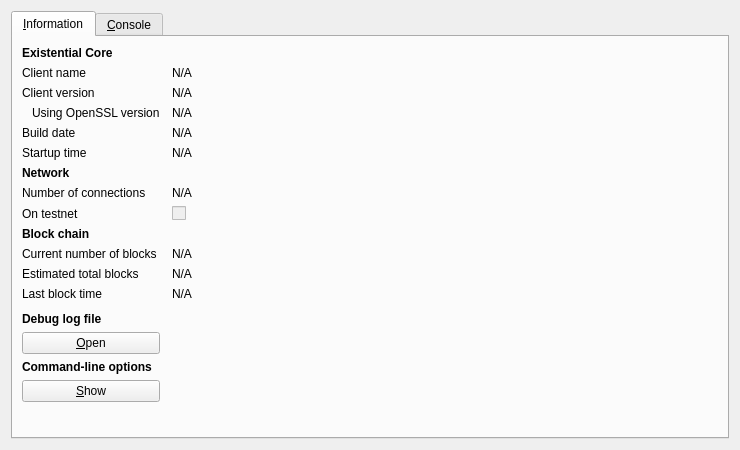
<?xml version="1.0" encoding="UTF-8"?>
<ui version="4.0">
 <class>RPCConsole</class>
 <widget class="QDialog" name="RPCConsole">
  <property name="geometry">
   <rect>
    <x>0</x>
    <y>0</y>
    <width>740</width>
    <height>450</height>
   </rect>
  </property>
  <property name="windowTitle">
   <string>Existential - Debug window</string>
  </property>
  <layout class="QVBoxLayout" name="verticalLayout_2">
   <item>
    <widget class="QTabWidget" name="tabWidget">
     <property name="currentIndex">
      <number>0</number>
     </property>
     <widget class="QWidget" name="tab_info">
      <attribute name="title">
       <string>&amp;Information</string>
      </attribute>
      <layout class="QGridLayout" name="gridLayout" columnstretch="0,1">
       <property name="horizontalSpacing">
        <number>12</number>
       </property>
       <item row="0" column="0">
        <widget class="QLabel" name="label_9">
         <property name="font">
          <font>
           <weight>75</weight>
           <bold>true</bold>
          </font>
         </property>
         <property name="text">
          <string>Existential Core</string>
         </property>
        </widget>
       </item>
       <item row="1" column="0">
        <widget class="QLabel" name="label_5">
         <property name="text">
          <string>Client name</string>
         </property>
        </widget>
       </item>
       <item row="1" column="1">
        <widget class="QLabel" name="clientName">
         <property name="cursor">
          <cursorShape>IBeamCursor</cursorShape>
         </property>
         <property name="text">
          <string>N/A</string>
         </property>
         <property name="textFormat">
          <enum>Qt::PlainText</enum>
         </property>
         <property name="textInteractionFlags">
          <set>Qt::LinksAccessibleByMouse|Qt::TextSelectableByKeyboard|Qt::TextSelectableByMouse</set>
         </property>
        </widget>
       </item>
       <item row="2" column="0">
        <widget class="QLabel" name="label_6">
         <property name="text">
          <string>Client version</string>
         </property>
        </widget>
       </item>
       <item row="2" column="1">
        <widget class="QLabel" name="clientVersion">
         <property name="cursor">
          <cursorShape>IBeamCursor</cursorShape>
         </property>
         <property name="text">
          <string>N/A</string>
         </property>
         <property name="textFormat">
          <enum>Qt::PlainText</enum>
         </property>
         <property name="textInteractionFlags">
          <set>Qt::LinksAccessibleByMouse|Qt::TextSelectableByKeyboard|Qt::TextSelectableByMouse</set>
         </property>
        </widget>
       </item>
       <item row="3" column="0">
        <widget class="QLabel" name="label_14">
         <property name="text">
          <string>Using OpenSSL version</string>
         </property>
         <property name="indent">
          <number>10</number>
         </property>
        </widget>
       </item>
       <item row="3" column="1">
        <widget class="QLabel" name="openSSLVersion">
         <property name="cursor">
          <cursorShape>IBeamCursor</cursorShape>
         </property>
         <property name="text">
          <string>N/A</string>
         </property>
         <property name="textFormat">
          <enum>Qt::PlainText</enum>
         </property>
         <property name="textInteractionFlags">
          <set>Qt::LinksAccessibleByMouse|Qt::TextSelectableByKeyboard|Qt::TextSelectableByMouse</set>
         </property>
        </widget>
       </item>
       <item row="4" column="0">
        <widget class="QLabel" name="label_12">
         <property name="text">
          <string>Build date</string>
         </property>
        </widget>
       </item>
       <item row="4" column="1">
        <widget class="QLabel" name="buildDate">
         <property name="cursor">
          <cursorShape>IBeamCursor</cursorShape>
         </property>
         <property name="text">
          <string>N/A</string>
         </property>
         <property name="textFormat">
          <enum>Qt::PlainText</enum>
         </property>
         <property name="textInteractionFlags">
          <set>Qt::LinksAccessibleByMouse|Qt::TextSelectableByKeyboard|Qt::TextSelectableByMouse</set>
         </property>
        </widget>
       </item>
       <item row="5" column="0">
        <widget class="QLabel" name="label_13">
         <property name="text">
          <string>Startup time</string>
         </property>
        </widget>
       </item>
       <item row="5" column="1">
        <widget class="QLabel" name="startupTime">
         <property name="cursor">
          <cursorShape>IBeamCursor</cursorShape>
         </property>
         <property name="text">
          <string>N/A</string>
         </property>
         <property name="textFormat">
          <enum>Qt::PlainText</enum>
         </property>
         <property name="textInteractionFlags">
          <set>Qt::LinksAccessibleByMouse|Qt::TextSelectableByKeyboard|Qt::TextSelectableByMouse</set>
         </property>
        </widget>
       </item>
       <item row="6" column="0">
        <widget class="QLabel" name="label_11">
         <property name="font">
          <font>
           <weight>75</weight>
           <bold>true</bold>
          </font>
         </property>
         <property name="text">
          <string>Network</string>
         </property>
        </widget>
       </item>
       <item row="7" column="0">
        <widget class="QLabel" name="label_7">
         <property name="text">
          <string>Number of connections</string>
         </property>
        </widget>
       </item>
       <item row="7" column="1">
        <widget class="QLabel" name="numberOfConnections">
         <property name="cursor">
          <cursorShape>IBeamCursor</cursorShape>
         </property>
         <property name="text">
          <string>N/A</string>
         </property>
         <property name="textFormat">
          <enum>Qt::PlainText</enum>
         </property>
         <property name="textInteractionFlags">
          <set>Qt::LinksAccessibleByMouse|Qt::TextSelectableByKeyboard|Qt::TextSelectableByMouse</set>
         </property>
        </widget>
       </item>
       <item row="8" column="0">
        <widget class="QLabel" name="label_8">
         <property name="text">
          <string>On testnet</string>
         </property>
        </widget>
       </item>
       <item row="8" column="1">
        <widget class="QCheckBox" name="isTestNet">
         <property name="enabled">
          <bool>false</bool>
         </property>
         <property name="text">
          <string/>
         </property>
        </widget>
       </item>
       <item row="9" column="0">
        <widget class="QLabel" name="label_10">
         <property name="font">
          <font>
           <weight>75</weight>
           <bold>true</bold>
          </font>
         </property>
         <property name="text">
          <string>Block chain</string>
         </property>
        </widget>
       </item>
       <item row="10" column="0">
        <widget class="QLabel" name="label_3">
         <property name="text">
          <string>Current number of blocks</string>
         </property>
        </widget>
       </item>
       <item row="10" column="1">
        <widget class="QLabel" name="numberOfBlocks">
         <property name="cursor">
          <cursorShape>IBeamCursor</cursorShape>
         </property>
         <property name="text">
          <string>N/A</string>
         </property>
         <property name="textFormat">
          <enum>Qt::PlainText</enum>
         </property>
         <property name="textInteractionFlags">
          <set>Qt::LinksAccessibleByMouse|Qt::TextSelectableByKeyboard|Qt::TextSelectableByMouse</set>
         </property>
        </widget>
       </item>
       <item row="11" column="0">
        <widget class="QLabel" name="label_4">
         <property name="text">
          <string>Estimated total blocks</string>
         </property>
        </widget>
       </item>
       <item row="11" column="1">
        <widget class="QLabel" name="totalBlocks">
         <property name="cursor">
          <cursorShape>IBeamCursor</cursorShape>
         </property>
         <property name="text">
          <string>N/A</string>
         </property>
         <property name="textFormat">
          <enum>Qt::PlainText</enum>
         </property>
         <property name="textInteractionFlags">
          <set>Qt::LinksAccessibleByMouse|Qt::TextSelectableByKeyboard|Qt::TextSelectableByMouse</set>
         </property>
        </widget>
       </item>
       <item row="12" column="0">
        <widget class="QLabel" name="label_2">
         <property name="text">
          <string>Last block time</string>
         </property>
        </widget>
       </item>
       <item row="12" column="1">
        <widget class="QLabel" name="lastBlockTime">
         <property name="cursor">
          <cursorShape>IBeamCursor</cursorShape>
         </property>
         <property name="text">
          <string>N/A</string>
         </property>
         <property name="textFormat">
          <enum>Qt::PlainText</enum>
         </property>
         <property name="textInteractionFlags">
          <set>Qt::LinksAccessibleByMouse|Qt::TextSelectableByKeyboard|Qt::TextSelectableByMouse</set>
         </property>
        </widget>
       </item>
       <item row="13" column="0">
        <spacer name="verticalSpacer_2">
         <property name="orientation">
          <enum>Qt::Vertical</enum>
         </property>
         <property name="sizeHint" stdset="0">
          <size>
           <width>20</width>
           <height>20</height>
          </size>
         </property>
        </spacer>
       </item>
       <item row="14" column="0">
        <widget class="QLabel" name="labelDebugLogfile">
         <property name="font">
          <font>
           <weight>75</weight>
           <bold>true</bold>
          </font>
         </property>
         <property name="text">
          <string>Debug log file</string>
         </property>
        </widget>
       </item>
       <item row="15" column="0">
        <widget class="QPushButton" name="openDebugLogfileButton">
         <property name="toolTip">
          <string>Open the Existential debug log file from the current data directory. This can take a few seconds for large log files.</string>
         </property>
         <property name="text">
          <string>&amp;Open</string>
         </property>
         <property name="autoDefault">
          <bool>false</bool>
         </property>
        </widget>
       </item>
       <item row="16" column="0">
        <widget class="QLabel" name="labelCLOptions">
         <property name="font">
          <font>
           <weight>75</weight>
           <bold>true</bold>
          </font>
         </property>
         <property name="text">
          <string>Command-line options</string>
         </property>
        </widget>
       </item>
       <item row="17" column="0">
        <widget class="QPushButton" name="showCLOptionsButton">
         <property name="toolTip">
          <string>Show the Existential-Qt help message to get a list with possible Existential command-line options.</string>
         </property>
         <property name="text">
          <string>&amp;Show</string>
         </property>
         <property name="autoDefault">
          <bool>false</bool>
         </property>
        </widget>
       </item>
       <item row="18" column="0">
        <spacer name="verticalSpacer">
         <property name="orientation">
          <enum>Qt::Vertical</enum>
         </property>
         <property name="sizeHint" stdset="0">
          <size>
           <width>20</width>
           <height>40</height>
          </size>
         </property>
        </spacer>
       </item>
      </layout>
     </widget>
     <widget class="QWidget" name="tab_console">
      <attribute name="title">
       <string>&amp;Console</string>
      </attribute>
      <layout class="QVBoxLayout" name="verticalLayout_3">
       <property name="spacing">
        <number>3</number>
       </property>
       <item>
        <widget class="QTextEdit" name="messagesWidget">
         <property name="minimumSize">
          <size>
           <width>0</width>
           <height>100</height>
          </size>
         </property>
         <property name="readOnly">
          <bool>true</bool>
         </property>
         <property name="tabKeyNavigation" stdset="0">
          <bool>false</bool>
         </property>
         <property name="columnCount" stdset="0">
          <number>2</number>
         </property>
        </widget>
       </item>
       <item>
        <layout class="QHBoxLayout" name="horizontalLayout">
         <property name="spacing">
          <number>3</number>
         </property>
         <item>
          <widget class="QLabel" name="label">
           <property name="text">
            <string notr="true">&gt;</string>
           </property>
          </widget>
         </item>
         <item>
          <widget class="QLineEdit" name="lineEdit"/>
         </item>
         <item>
          <widget class="QPushButton" name="clearButton">
           <property name="maximumSize">
            <size>
             <width>24</width>
             <height>24</height>
            </size>
           </property>
           <property name="toolTip">
            <string>Clear console</string>
           </property>
           <property name="text">
            <string/>
           </property>
           <property name="icon">
            <iconset resource="../bitcoin.qrc">
             <normaloff>:/icons/remove</normaloff>:/icons/remove</iconset>
           </property>
           <property name="shortcut">
            <string notr="true">Ctrl+L</string>
           </property>
           <property name="autoDefault">
            <bool>false</bool>
           </property>
          </widget>
         </item>
        </layout>
       </item>
      </layout>
     </widget>
    </widget>
   </item>
  </layout>
 </widget>
 <resources>
  <include location="../bitcoin.qrc"/>
 </resources>
 <connections/>
</ui>
